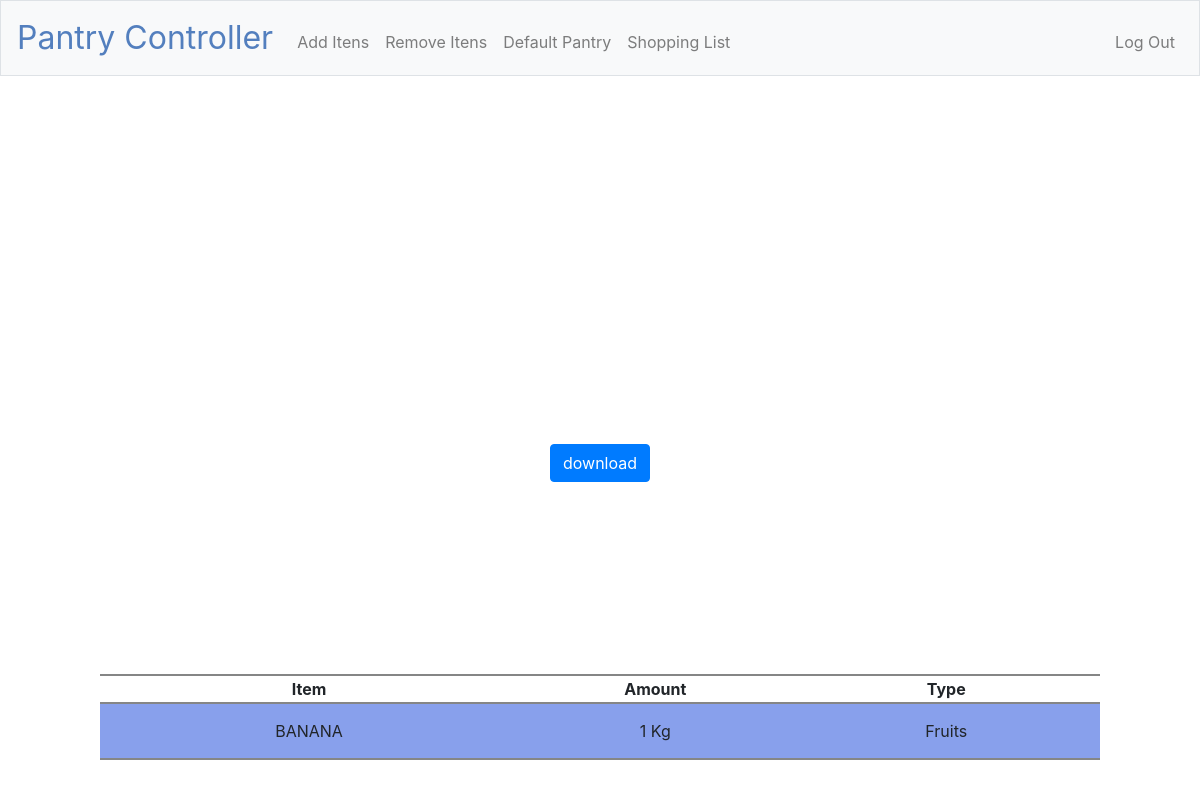
/shopping_list (signed in), run on the app's committed database.
### tables this page shows
CREATE TABLE "default_pantry" ('user_id' integer NOT NULL, 'item' text NOT NULL, 'amount' integer NOT NULL, 'unit' text NOT NULL, 'type' text);

### application.py (the view)
@app.route("/shopping_list", methods=["GET"])
@login_required
def shopping_list():
    file = open("./static/client/Shopping List.csv", "w")
    writer = csv.writer(file)
    c_pantry = db.execute("SELECT item, amount, unit, type FROM itens WHERE user_id=?", session["user_id"])
    d_pantry = db.execute("SELECT item, amount, unit, type FROM default_pantry WHERE user_id=? ORDER BY type", session["user_id"])
    need_something = False
    full_list = []
    for d_product in d_pantry:
        s_list = []
        has = False
        for c_product in c_pantry:
            if c_product["item"] == d_product["item"]:
                has = True
                if c_product["amount"] < d_product["amount"]:
                    s_list.append(d_product["item"].title())
                    s_list.append(d_product["amount"] - c_product["amount"])
                    s_list.append(d_product["unit"])
                    s_list.append(d_product["type"])
                    need_something = True
                else:
                    continue
            else:
                continue
        if not has:
            for k, v in d_product.items():
                s_list.append(v)
                need_something = True
        if len(s_list) > 1:
            writer.writerow(s_list)
            full_list.append(s_list)
    file.close
    if request.method == "GET":
        if need_something:
            return render_template("shopping_list.html", full_list=full_list)
        else:
            return render_template("shopping_list.html", full_list="")

### application.py (called while the page is built)
@app.after_request
def after_request(response):
    response.headers["Cache-Control"] = "no-cache, no-store, must-revalidate"
    response.headers["Expires"] = 0
    response.headers["Pragma"] = "no-cache"
    return response

### helpers.py (called while the page is built)
def login_required(f):
    @wraps(f)
    def decorated_function(*args, **kwargs):
        if session.get("user_id") is None:
            return redirect("/login")
        return f(*args, **kwargs)
    return decorated_function

### templates/shopping_list.html (shortened to what this page needs)
{% extends "layout.html" %}
{% block main %}
    <div class="container-fluid">
        {% if full_list != ""%}
            <div class="row justify-content-center" id="spacer">
                <form action="/list_download" method="post">
                        <button class="btn btn-primary" type="submit">download</button>
                </form>
            </div>
            <div id="index_table" class="row justify-content-center">
                <table>
                    <tr>
                        <th>Item</th>
                        <th>Amount</th>
                        <th>Type</th>
                    </tr>
                    <tr>
                        {% for row in full_list %}
                            <tr>
                                <td>{{row[0]}}</td>
                                <td>{{row[1]}} {{row[2]}}</td>
                                <td>{{row[3]}}</td>
                            </tr>
                        {% endfor %}
                    </tr>
                </table>
            </div>
        {% endif %}
    </div>
{% endblock %}

### static/styles.css (style rules this page uses)
tr:nth-child(even) { background: #a5b6ed }
tr:nth-child(odd) { background: #88a0ec }
thead, tr { border-top: 2px solid #858686; border-bottom: 2px solid #858686; }
td { padding: 15px; }
table { width: 1000px; max-width: 100%; opacity: 20; }
th { background: #fff; }
#index_table { padding-top: 2rem; padding-bottom: 10rem; }
#spacer { padding-top: 20rem; padding-bottom: 10rem; }

### data on the page
default_pantry: item "BANANA", amount "1", unit "Kg", type "Fruits"
